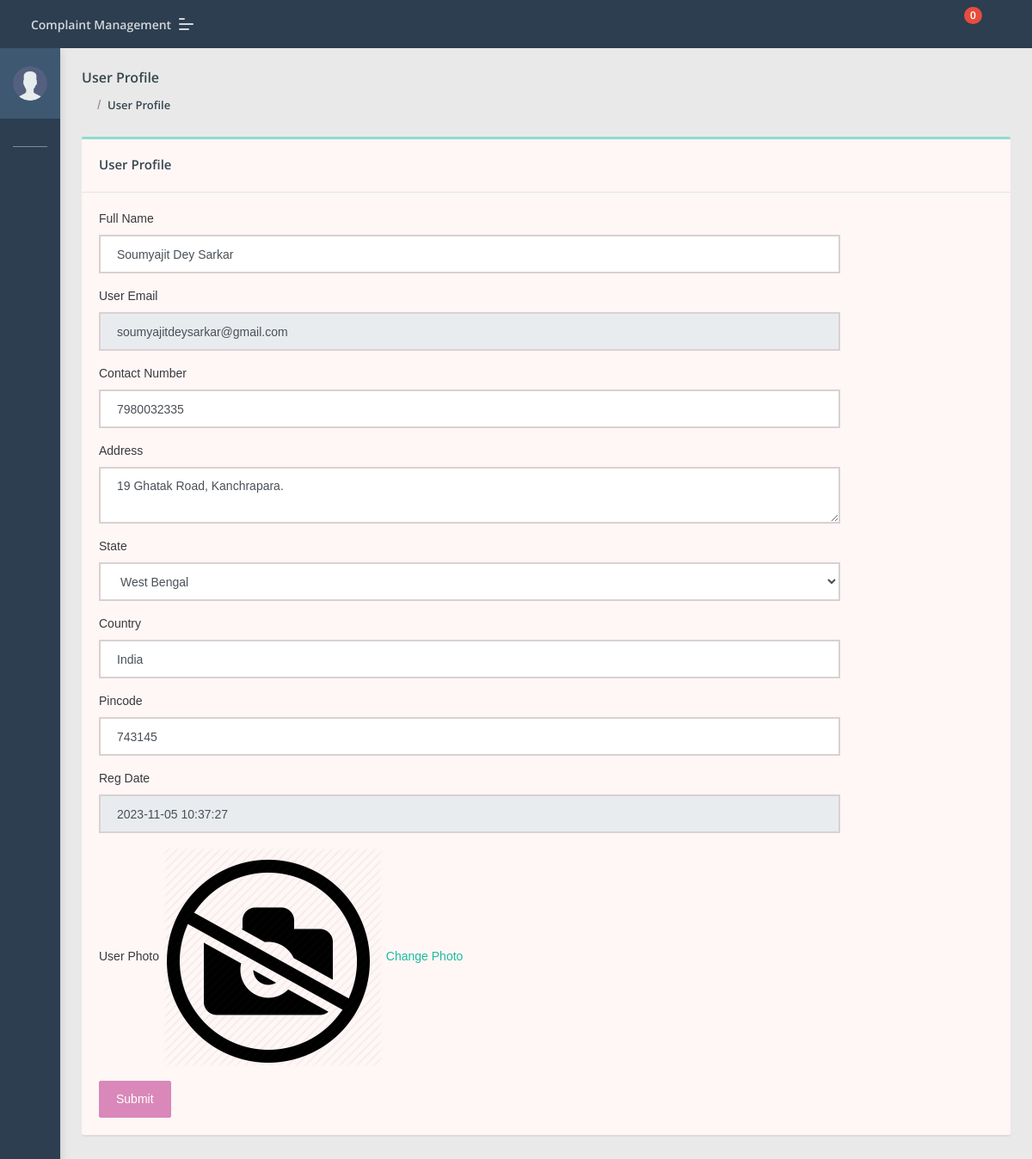
/grp/user/profile.php (signed in), run on the app's committed database.
### tables this page shows
CREATE TABLE `users` (
  `id` int(11) NOT NULL,
  `fullName` varchar(255) DEFAULT NULL,
  `userEmail` varchar(255) DEFAULT NULL,
  `password` varchar(255) DEFAULT NULL,
  `contactNo` bigint(11) DEFAULT NULL,
  `address` tinytext DEFAULT NULL,
  `State` varchar(255) DEFAULT NULL,
  `country` varchar(255) DEFAULT NULL,
  `pincode` int(6) DEFAULT NULL,
  `userImage` varchar(255) DEFAULT NULL,
  `regDate` timestamp NOT NULL DEFAULT current_timestamp(),
  `updationDate` timestamp NULL DEFAULT NULL,
  `status` int(1) DEFAULT NULL
);

### grp/user/profile.php (the view, shortened to what this page needs)
<?php
include('include/config.php');
if(strlen($_SESSION['id'])==0)
	{
header('location:index.php');
}
else{
	?>
<!DOCTYPE html>
<html lang="en">
<head>
    <link rel="stylesheet" href="../admin/assets/css/style.css">
</head>
<body class="">
	<?php include('include/sidebar.php');?>
	<?php include('include/header.php');?>
<section class="pcoded-main-container">
    <div class="pcoded-content">
        <div class="page-header">
            <div class="page-block">
                <div class="row align-items-center">
                    <div class="col-md-12">
                        <div class="page-header-title">
                            <h5 class="m-b-10">User Profile</h5>
                        </div>
                        <ul class="breadcrumb">
                            <li class="breadcrumb-item"><a href="dashboard.php"><i class="feather icon-home"></i></a></li>
                            <li class="breadcrumb-item"><a href="profile.php">User Profile</a></li>
                        </ul>
                    </div>
                </div>
            </div>
        </div>
        <div class="row">
            <div class="col-sm-12">
                <div class="card">
                    <div class="card-header">
                        <h5>User Profile</h5>
                    </div>
                    <div class="card-body">
                        <div class="row">
                            <div class="col-md-10">
                            	<?php
$id=intval($_SESSION["id"]);
$query=mysqli_query($con,"select * from users where id='$id'");
while($row=mysqli_fetch_array($query))
{
?>
                                <form method="post">
                                    <div class="form-group">
                                        <label for="exampleInputEmail1">Full Name</label>
                                        <input type="text" name="fullname" required="required" value="<?php echo htmlentities($row['fullName']);?>" class="form-control" >
                                    </div>
                                      <div class="form-group">
                                        <label for="exampleInputEmail1">User Email</label>
                                        <input type="email" name="useremail" required="required" value="<?php echo htmlentities($row['userEmail']);?>" class="form-control" readonly>
                                    </div>
                                       <div class="form-group">
                                        <label for="exampleInputEmail1">Contact Number</label>
                                        <input type="text" name="contactno" required="required" value="<?php echo htmlentities($row['contactNo']);?>" class="form-control">
                                    </div>
                                       <div class="form-group">
                                        <label for="exampleInputEmail1">Address</label>
                                        <textarea  name="address" required="required" class="form-control"><?php echo htmlentities($row['address']);?></textarea>
                                    </div>
                                    <div class="form-group">
                                        <label for="exampleInputPassword1">State</label>
                                        <select name="state" required="required" class="form-control">
<option value="<?php echo htmlentities($row['State']);?>"><?php echo htmlentities($st=$row['State']);?></option>
</select>
                                    </div>
                                     <div class="form-group">
                                        <label for="exampleInputPassword1">Country</label>
                                        <input type="text" name="country" required="required" value="<?php echo htmlentities($row['country']);?>" class="form-control">
                                    </div>
                                     <div class="form-group">
                                        <label for="exampleInputPassword1">Pincode</label>
                                       <input type="text" name="pincode" maxlength="6" required="required" value="<?php echo htmlentities($row['pincode']);?>" class="form-control">
                                    </div>
                                     <div class="form-group">
                                        <label for="exampleInputPassword1">Reg Date</label>
                                        <input type="text" name="regdate" required="required" value="<?php echo htmlentities($row['regDate']);?>" class="form-control" readonly>
                                    </div>
                                    <div class="form-group">
                                        <label for="exampleInputPassword1">User Photo</label>
                                       <?php $userphoto=$row['userImage'];
if($userphoto==""):
?>
<img src="userimages/noimage.png" width="256" height="256" >
<a href="update-image.php">Change Photo</a>
<?php else:?>
    <img src="userimages/<?php echo htmlentities($userphoto);?>" width="256" height="256">
    <a href="update-image.php">Change Photo</a>
<?php endif;?>
                                    </div><?php } ?>
                                    <button type="submit" class="btn  btn-primary" name="submit">Submit</button>
                                </form>
                            </div>
                        </div>
                    </div>
                </div>
            </div>
        </div>
    </div>
</section>
</body>
</html>
<?php } ?>

### grp/user/include/sidebar.php (shortened to what this page needs)
	<nav class="pcoded-navbar  ">
		<div class="navbar-wrapper  ">
			<div class="navbar-content scroll-div " >
				<div class="">
					<div class="main-menu-header">
						<?php
$id=intval($_SESSION["id"]);
$query=mysqli_query($con,"select * from users where id='$id'");
while($row=mysqli_fetch_array($query))
{
?>
						<img class="img-radius" src="../admin/assets/images/user/user.png" alt="User-Profile-Image">
						<div class="user-details">
						</div><?php } ?>
					</div>
				</div>
				<ul class="nav pcoded-inner-navbar ">
					<li class="nav-item pcoded-menu-caption">
					</li>
					<li class="nav-item">
					    <a href="dashboard.php" class="nav-link "><span class="pcoded-micon"><i class="feather icon-home"></i></span><span class="pcoded-mtext">Dashboard</span></a>
					</li>
					<li class="nav-item">
					    <a href="register-complaint.php" class="nav-link "><span class="pcoded-micon"><i class="feather icon-file-text"></i></span><span class="pcoded-mtext">Lodge Complaint</span></a>
					</li>
					<li class="nav-item">
					    <a href="complaint-history.php" class="nav-link "><span class="pcoded-micon"><i class="feather icon-align-justify"></i></span><span class="pcoded-mtext">Complaint History</span></a>
					</li>
				</ul>
			</div>
		</div>
	</nav>

### data on the page
users: fullname "Soumyajit Dey Sarkar", useremail "soumyajitdeysarkar@gmail.com", contactno "7980032335", address "19 Ghatak Road, Kanchrapara.", state "West Bengal", country "India", pincode "743145", regdate "2023-11-05 10:37:27"

### other printed values
$num1 "0"
